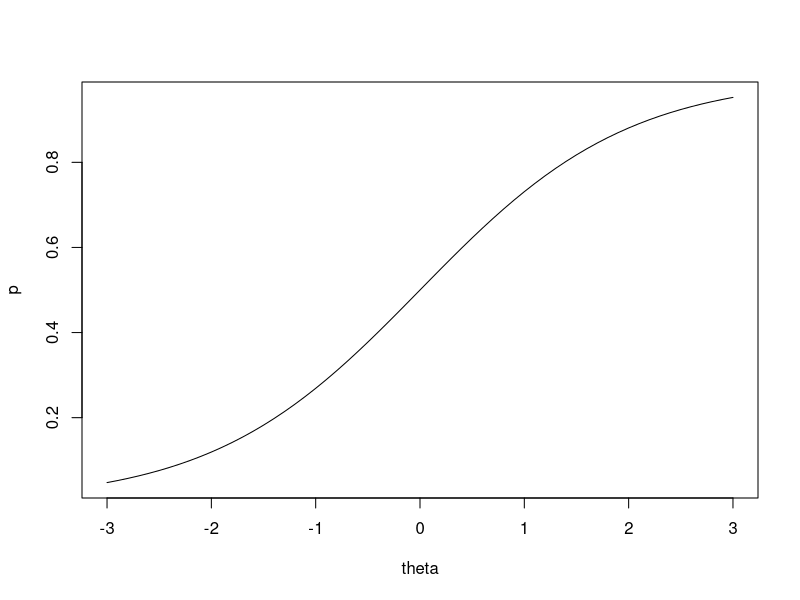

Recreate this plot in R.
## ---- chunk 1
theta <- seq(-3, 3, 0.1)
p <- 1 / (1 + exp(-theta))
plot(theta, p, type = "l")
